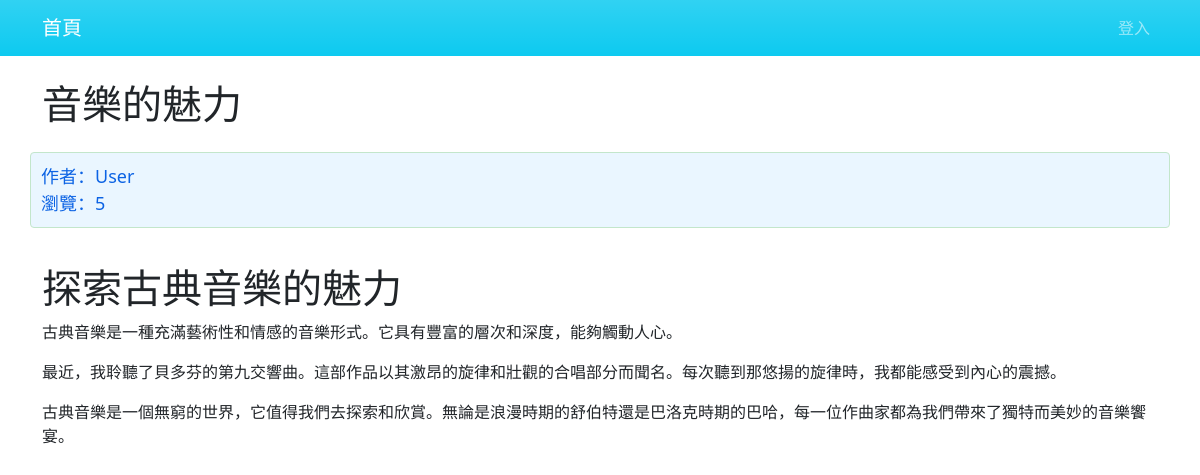
The app's page /article/article-detail/33/ with its own data.
### article/models.py (models this page shows, shortened)
class ArticlePost(models.Model):
    author = models.ForeignKey(User, on_delete=models.CASCADE)
    title = models.CharField(max_length=100)
    body = models.TextField()
    created = models.DateTimeField(default=timezone.now)
    total_views = models.PositiveIntegerField(default=0)
    class Meta:
        ordering = ('-created',)

### article/views.py (the view)
# urls.py: path('article-detail/<int:id>/', views.article_detail, name='article_detail'),
def article_detail(request, id):
    article = ArticlePost.objects.get(id=id)
    article.total_views += 1
    article.save(update_fields=['total_views'])
    article.body = markdown.markdown(article.body, extensions=['markdown.extensions.extra', 'markdown.extensions.codehilite'])
    context = {'article': article}
    return render(request, 'article/detail.html', context)

### templates/article/detail.html (shortened to what this page needs)
{% extends "base.html" %}
{% load %}
{% block content %}
<div class="container">
    <div class="row">
        <h1 class="col-12 mt-4 mb-4">{{ article.title }}</h1>
        <div class="col-12 alert alert-success">
            作者：{{ article.author }}
            <br>
            瀏覽：{{ article.total_views }}
        </div>
        <div class="col-12">
            <p>{{ article.body|safe }}</p>
        </div>
    </div>
</div>
{% endblock content %}

### static/style.css (style rules this page uses)
.alert-success { font-size: large; background-color: #eaf6ff; color: #0c63e4; border-color: #c3e6cb; padding: 10px; margin-bottom: 20px; }

### records on screen
ArticlePost: title "音樂的魅力", author "User", total_views "5", body "探索古典音樂的魅力 古典音樂是一種充滿藝術性和情感的音樂形式。它具有豐富的層次和深度，能夠觸動人心。 最近，我聆聽了貝多芬的第九交響曲。這部作品以其激昂的旋律和壯觀的合唱部分而聞名。每次聽到那悠揚的旋律時，我都能感受到內心的震撼。 古典音樂是一個無窮的世界，它值得我們去探索和欣賞。無論是浪漫時期的舒伯特還是巴洛克時期的巴哈，每一位作曲家都為我們帶來了獨特而美妙的音樂饗宴。"
